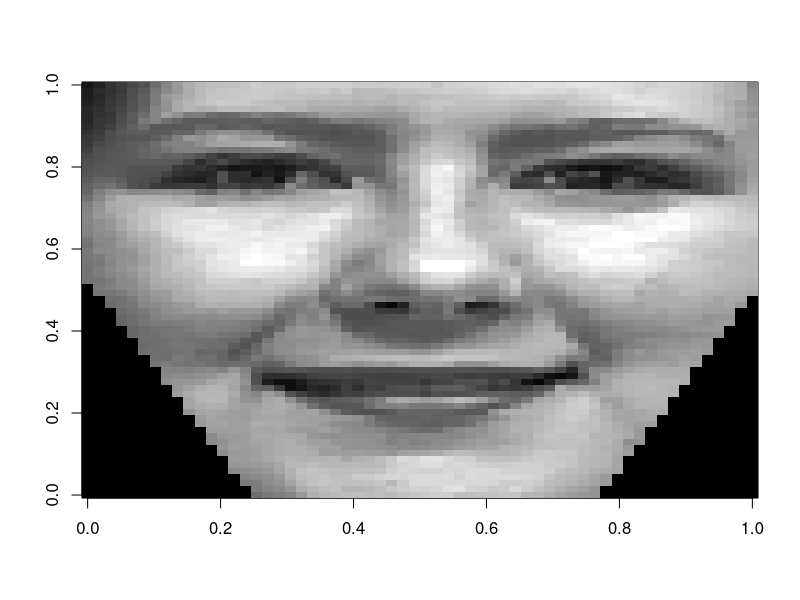

Here is the R script that generated this plot: (Note: this script raises an error after producing the figure.)
###### Classifieurs sur les expressions du visage ######  
library(caret)

#### Obtention des données 
data_expressions <- read.csv("data/expressions_train.txt",sep = " ")

X_expressions <- data_expressions[,1:4200]
y_expressions <-data_expressions$y

table(y_expressions)

I<-matrix(as.matrix(X_expressions[14,]),60,70)
I1 <- apply(I, 1, rev)
image(t(I1),col=gray(0:255 / 255))
#image(matrix(unlist(I1),ncol=70, byrow =TRUE ),col=gray(0:255 / 255))

#### Separation train-test

n=nrow(data_expressions)
ntrain=ceiling(n*2/3)
ntst=n-ntrain
train<-sample(1:n,ntrain)
data_expressions.test<-data_expressions[-train,]
data_expressions.train<-data_expressions[train,]


############################### Models ############################### 


#################### SVM linear #################### 
#data_expressions$y <- as.factor(as.integer(data_expressions))

n_folds <- 10
folds_i <- sample(rep(1:n_folds, length.out = ntrain)) # !!! le ntrain doit correspondre à la taille du dataset que l'on utilisera dans la boucle de cross validation 
table(folds_i) # Pas le même nombre d'éléments 
CV<-rep(0,10)
for (k in 1:n_folds) {# we loop on the number of folds, to build k models
  test_i <- which(folds_i == k)
  # les datasets entre le fit et le predict doivent être les mêmes car c'est le même dataset que l'on divise en k-fold 
  # on peut utiliser le data set complet ou seulement le train et avoir une idée finale de la performance sur le test
  train_xy <- data_expressions[-test_i, ]
  test_xy <- data_expressions[test_i, ]
  print(k)
  model_svmLinear <- train(train_xy[,1:4200],train_xy$y,method='svmLinear',trControl= trainControl(
    method = "cv",
    number =10,
    verboseIter = TRUE))
  predictions_svmLinear<-predict.train(object=model_svmLinear,test_xy[,1:4200])
  cf<-confusionMatrix(predictions_svmLinear,test_xy$y) 
  CV[k]<- cf$overall["Accuracy"]
}
CVerror= sum(CV)/length(CV)
CV
CVerror
cf
test_xy$y
predictions_svmLinear
I<-matrix(as.matrix(test_xy[4,1:4200]),60,70)
I1 <- apply(I, 1, rev)
image(t(I1),col=gray(0:255 / 255))


#################### SVM radial #################### 
#data_expressions$y <- as.factor(as.integer(data_expressions))

n_folds <- 1
folds_i <- sample(rep(1:n_folds, length.out = 36)) # !!! le ntrain doit correspondre à la taille du dataset que l'on utilisera dans la boucle de cross validation 
table(folds_i) # Pas le même nombre d'éléments 
CV<-rep(0,n_folds)
for (k in 1:n_folds) {# we loop on the number of folds, to build k models
  test_i <- which(folds_i == k)
  # les datasets entre le fit et le predict doivent être les mêmes car c'est le même dataset que l'on divise en k-fold 
  # on peut utiliser le data set complet ou seulement le train et avoir une idée finale de la performance sur le test
  train_xy <- data_expressions[-test_i, ]
  test_xy <- data_expressions[test_i, ]
  print(k)
  model_svmRadial <- train(train_xy[,1:4200],train_xy$y,method='rf',trControl= trainControl(
    method = "cv",
    number =10,
    verboseIter = TRUE))
  predictions_svmRadial<-predict.train(object=model_svmRadial,test_xy[,1:4200])
  cf<-confusionMatrix(predictions_svmRadial,test_xy$y) 
  CV[k]<- cf$overall["Accuracy"]
}
CVerror= sum(CV)/length(CV)
CV
CVerror
dim(train_xy)
dim(test_xy)
dim(data_expressions)
test_xy$y
predictions_svmRadial
I<-matrix(as.matrix(test_xy[4,1:4200]),60,70)
I1 <- apply(I, 1, rev)
image(t(I1),col=gray(0:255 / 255))







################## XGBOOST ################## 
